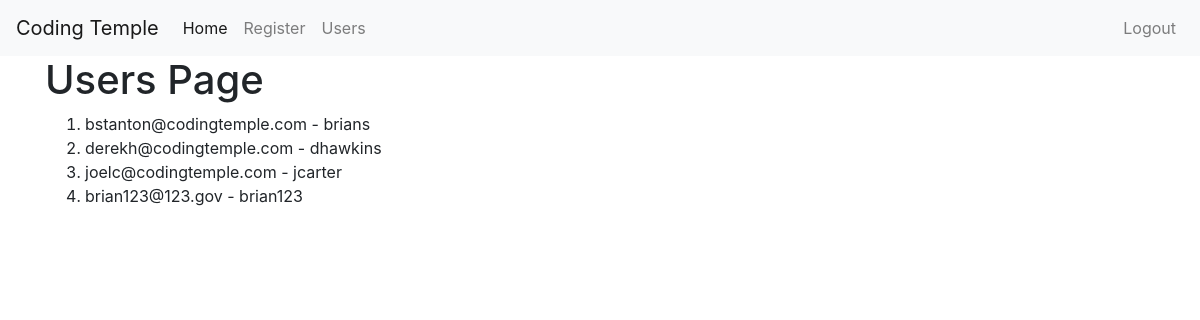
Page /users (signed in) on the earlier database version.
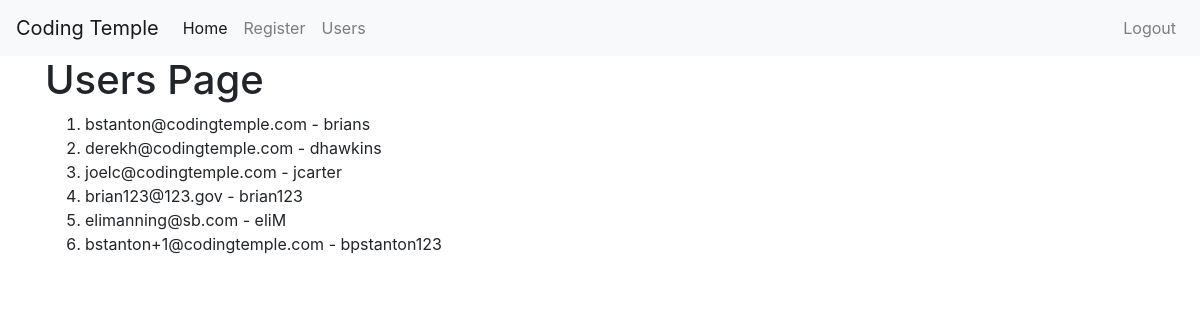
Same page on the later database version.
### app/models.py (models this page shows, shortened)
class User(db.Model, UserMixin):
    id = db.Column(db.Integer, primary_key=True)
    username = db.Column(db.String(100), nullable=False, unique=True)
    email = db.Column(db.String(100), nullable=False, unique=True)
    password = db.Column(db.String(256), nullable=False)

### app/routes.py (the view)
@app.route('/users')
@login_required
def users():
    context = {
        'users': User.query.all()
    }
    return render_template('users.html', **context)

### app/models.py (called while the page is built)
@login.user_loader
def load_user(user_id):
    return User.query.get(int(user_id))

### app/templates/users.html
{% extends 'base.html' %}
{% block content %}
<h1>Users Page</h1>
<ol>
    {% for user in users %}
    <li>{{ user.email }} - {{user.username }}</li>
    {% endfor %}
</ol>
{% endblock content %}

### app/templates/base.html (shortened to what this page needs)
<!doctype html>
<html lang="en">
  <head>
    <link rel="stylesheet" href="https://stackpath.bootstrapcdn.com/bootstrap/4.3.1/css/bootstrap.min.css">
  </head>
  <body>
      {% include 'nav.html' %}
    <div class="container">
        {% block content %}
        {% endblock content %}
    </div>
  </body>
</html>

### app/templates/nav.html (shortened to what this page needs)
<nav class="navbar navbar-expand-sm navbar-light bg-light">
    <a class="navbar-brand" href="#">Coding Temple</a>
    <div class="collapse navbar-collapse" id="collapsibleNavId">
        <ul class="navbar-nav mr-auto mt-2 mt-lg-0">
            <li class="nav-item active">
                <a class="nav-link" href="{{ url_for('index') }}">Home <span class="sr-only">(current)</span></a>
            </li>
            <li class="nav-item">
                <a class="nav-link" href="{{ url_for('register') }}">Register</a>
            </li>
            <li class="nav-item">
                <a class="nav-link" href="{{ url_for('users') }}">Users</a>
            </li>
        </ul>
        <ul class="navbar-nav m1-auto mt-2 mt-lg-0">
            {% if current_user.is_authenticated %}
            <li class="nav-item">
                <a class="nav-link" href="{{ url_for('logout') }}">Logout</a>
            </li>
            {% else %}
            <li class="nav-item">
                <a class="nav-link" href="{{ url_for('login') }}">Login</a>
            </li>
            {% endif %}
        </ul>
    </div>
</nav>

Differences in the rows shown:
added User: email "elimanning@sb.com", username "eliM"
added User: email "bstanton+1@codingtemple.com", username "bpstanton123"
